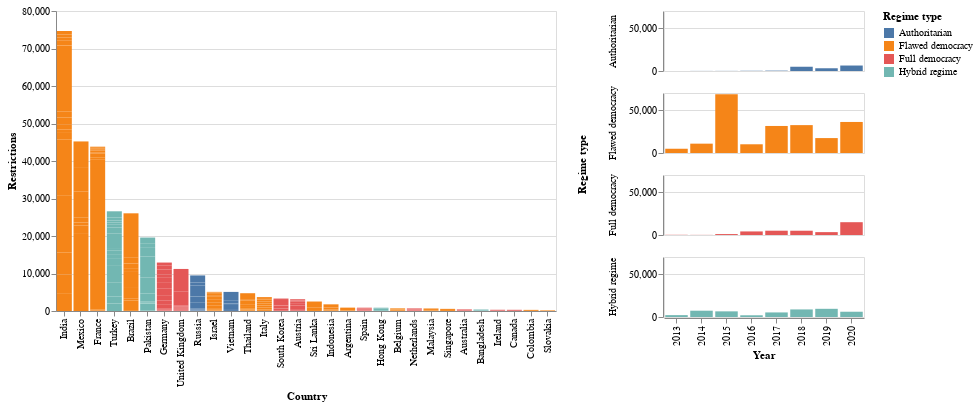

The notebook cell this image was saved under:
### Markdown cell above
## Which of these countries are democratic?

### Code cell
# filter the top30 countries with highest Restrictions
top30countries=new_df.groupby(by="Country").Restrictions.sum().sort_values(ascending=False).head(30).index

# save the top30 countries as dataframes
top30=new_df[new_df.Country.isin (top30countries)]

# plot the barchart
chart1=alt.Chart(top30,width=500, height=300).mark_bar().encode(
    x=alt.X('Country:O', sort=alt.EncodingSortField(field="Restrictions", order='descending')),
    y='Restrictions:Q',
    color='Regime type:N'
)

# plot accroding to Regime type
chart2=alt.Chart(new_df,width=500, height=500).mark_bar().encode(
    x='Year:O',
    y=alt.Y('sum(Restrictions)', axis=alt.Axis(title='')),
    color='Regime type:N',
    row=alt.Row('Regime type:N')
).properties(height=60, width=200)

chart1|chart2

### Figure 1 — Vega-Lite specification as saved in the notebook (floating-point values rounded to 4 significant figures; data arrays with more than 128 entries replaced by an {"elided": "..."} marker saying what was removed)
{"config": {"view": {"continuousWidth": 400, "continuousHeight": 300}}, "hconcat": [{"data": {"name": "data-e7d8c7efd5caa366c0fd323488c0ea98"}, "mark": "bar", "encoding": {"color": {"type": "nominal", "field": "Regime type"}, "x": {"type": "ordinal", "field": "Country", "sort": {"field": "Restrictions", "order": "descending"}}, "y": {"type": "quantitative", "field": "Restrictions"}}, "height": 300, "width": 500}, {"data": {"name": "data-b3060616683dcd31796f633ffb820295"}, "mark": "bar", "encoding": {"color": {"type": "nominal", "field": "Regime type"}, "row": {"type": "nominal", "field": "Regime type"}, "x": {"type": "ordinal", "field": "Year"}, "y": {"type": "quantitative", "aggregate": "sum", "axis": {"title": ""}, "field": "Restrictions"}}, "height": 60, "width": 200}], "$schema": "https://vega.github.io/schema/vega-lite/v4.8.1.json", "datasets": {"data-e7d8c7efd5caa366c0fd323488c0ea98": {"elided": "328 records"}, "data-b3060616683dcd31796f633ffb820295": {"elided": "690 records"}}}
